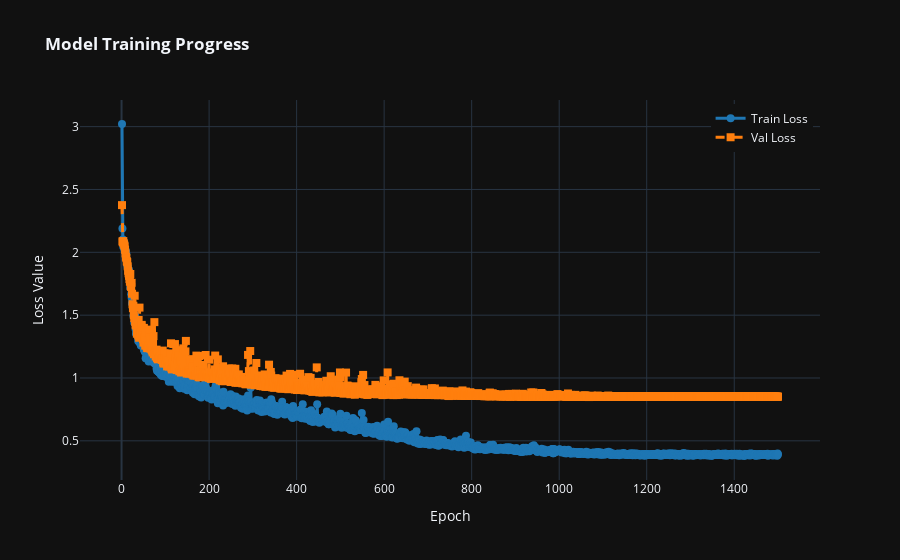

Notebook cell for this chart:
### Code cell
#######################################
## Drawing Train and Val loss curves ##
#######################################

def plot_train_val_loss_curves(epochs, train_loss_list, val_loss_list):
    import plotly.graph_objects as pgo
    import numpy as np
    
    # 1. Define the X-axis (epochs)
    epoch_axis = np.arange(1, epochs + 1, 1)

    fig = pgo.Figure()

    # 2. Add Training Loss
    fig.add_trace(pgo.Scatter(
        x=epoch_axis,
        y=train_loss_list,
        mode='lines+markers',
        name='Train Loss',
        line=dict(color='#1f77b4', width=3),
        marker=dict(size=8)
    ))

    # 3. Add Validation Loss
    fig.add_trace(pgo.Scatter(
        x=epoch_axis,
        y=val_loss_list,
        mode='lines+markers',
        name='Val Loss',
        line=dict(color='#ff7f0e', width=3, dash='dash'),
        marker=dict(size=8, symbol='square')
    ))

    # 4. Layout & Styling
    fig.update_layout(
        title='<b>Model Training Progress</b>',
        xaxis_title='Epoch',
        yaxis_title='Loss Value',
        template='plotly_dark', # Clean dark background
        hovermode='x unified',   # Shows both values on hover
        legend=dict(yanchor="top", y=0.99, xanchor="right", x=0.99)
    )

    fig.show()
    
plot_train_val_loss_curves(epochs, train_loss_list, val_loss_list)

### Figure 1 — Plotly figure (JSON) as saved in the notebook; plotly's stock layout.template omitted (floating-point values rounded to 4 significant figures; data arrays with more than 128 entries replaced by an {"elided": "..."} marker saying what was removed)
{"data": [{"line": {"color": "#1f77b4", "width": 3}, "marker": {"size": 8}, "mode": "lines+markers", "name": "Train Loss", "type": "scatter", "x": {"elided": "1500 int values"}, "y": {"elided": "1500 float values"}}, {"line": {"color": "#ff7f0e", "dash": "dash", "width": 3}, "marker": {"size": 8, "symbol": "square"}, "mode": "lines+markers", "name": "Val Loss", "type": "scatter", "x": {"elided": "1500 int values"}, "y": {"elided": "1500 float values"}}], "layout": {"hovermode": "x unified", "legend": {"x": 0.99, "xanchor": "right", "y": 0.99, "yanchor": "top"}, "title": {"text": "<b>Model Training Progress</b>"}, "xaxis": {"title": {"text": "Epoch"}}, "yaxis": {"title": {"text": "Loss Value"}}}}
